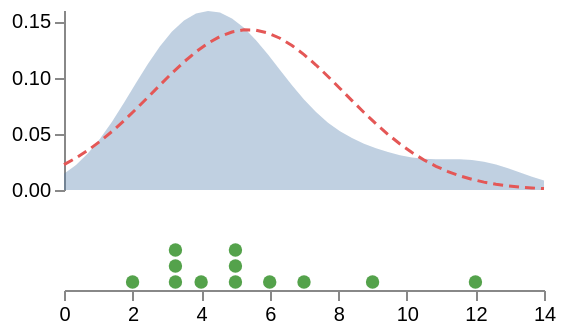

Express this chart as Vega-Lite.
### Vega specification from a JSON file in a GitHub repository (floating-point values rounded to 4 significant figures)
{"$schema": "https://vega.github.io/schema/vega/v6.json", "description": "A kernel density estimate over a dot plot of the same values, with a theoretical normal drawn behind both. The dots are placed by dotbin and piled up by stack.", "width": 240, "height": 140, "padding": 5, "data": [{"name": "table", "values": [{"v": 2}, {"v": 3}, {"v": 3}, {"v": 3.5}, {"v": 4}, {"v": 5}, {"v": 5}, {"v": 5}, {"v": 6}, {"v": 7}, {"v": 9}, {"v": 12}]}, {"name": "estimate", "source": "table", "transform": [{"type": "kde", "field": "v", "extent": [0, 14], "steps": 40}]}, {"name": "theory", "source": "table", "transform": [{"type": "density", "extent": [0, 14], "steps": 40, "distribution": {"function": "normal", "mean": 5.375, "stdev": 2.8}}]}, {"name": "dots", "source": "table", "transform": [{"type": "dotbin", "field": "v", "step": 1, "as": "pos"}, {"type": "stack", "groupby": ["pos"], "as": ["lo", "hi"]}]}], "scales": [{"name": "x", "type": "linear", "domain": [0, 14], "range": "width"}, {"name": "dot", "type": "linear", "domain": [0, 5], "range": [136, 96]}, {"name": "y", "type": "linear", "domain": {"data": "estimate", "field": "density"}, "range": [90, 0], "zero": true, "nice": true}], "axes": [{"orient": "bottom", "scale": "x", "tickCount": 7}, {"orient": "left", "scale": "y", "tickCount": 3, "format": ".2f"}], "marks": [{"type": "area", "from": {"data": "estimate"}, "encode": {"enter": {"x": {"scale": "x", "field": "value"}, "y": {"scale": "y", "field": "density"}, "y2": {"scale": "y", "value": 0}, "fill": {"value": "#4c78a8"}, "fillOpacity": {"value": 0.35}}}}, {"type": "line", "from": {"data": "theory"}, "encode": {"enter": {"x": {"scale": "x", "field": "value"}, "y": {"scale": "y", "field": "density"}, "stroke": {"value": "#e45756"}, "strokeWidth": {"value": 1.5}, "strokeDash": {"value": [5, 3]}}}}, {"type": "symbol", "from": {"data": "dots"}, "encode": {"enter": {"x": {"scale": "x", "field": "pos"}, "y": {"scale": "dot", "field": "lo"}, "size": {"value": 45}, "fill": {"value": "#54a24b"}}}}]}
